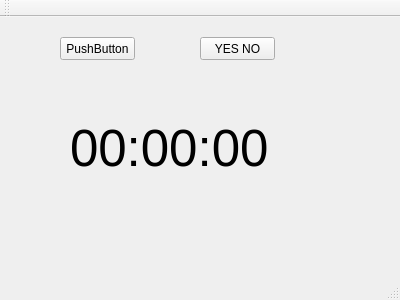
<?xml version="1.0" encoding="UTF-8"?>
<ui version="4.0">
 <class>MainWindow</class>
 <widget class="QMainWindow" name="MainWindow">
  <property name="geometry">
   <rect>
    <x>0</x>
    <y>0</y>
    <width>400</width>
    <height>300</height>
   </rect>
  </property>
  <property name="windowTitle">
   <string>MainWindow</string>
  </property>
  <widget class="QWidget" name="centralWidget">
   <widget class="QLabel" name="label">
    <property name="geometry">
     <rect>
      <x>70</x>
      <y>80</y>
      <width>211</width>
      <height>101</height>
     </rect>
    </property>
    <property name="font">
     <font>
      <pointsize>38</pointsize>
     </font>
    </property>
    <property name="text">
     <string>00:00:00</string>
    </property>
   </widget>
   <widget class="QPushButton" name="pushButton">
    <property name="geometry">
     <rect>
      <x>60</x>
      <y>20</y>
      <width>75</width>
      <height>23</height>
     </rect>
    </property>
    <property name="text">
     <string>PushButton</string>
    </property>
   </widget>
   <widget class="QPushButton" name="pushButton_2">
    <property name="geometry">
     <rect>
      <x>200</x>
      <y>20</y>
      <width>75</width>
      <height>23</height>
     </rect>
    </property>
    <property name="text">
     <string>YES NO</string>
    </property>
   </widget>
  </widget>
  <widget class="QMenuBar" name="menuBar">
   <property name="geometry">
    <rect>
     <x>0</x>
     <y>0</y>
     <width>400</width>
     <height>21</height>
    </rect>
   </property>
  </widget>
  <widget class="QToolBar" name="mainToolBar">
   <attribute name="toolBarArea">
    <enum>TopToolBarArea</enum>
   </attribute>
   <attribute name="toolBarBreak">
    <bool>false</bool>
   </attribute>
  </widget>
  <widget class="QStatusBar" name="statusBar"/>
 </widget>
 <layoutdefault spacing="6" margin="11"/>
 <resources/>
 <connections/>
</ui>
